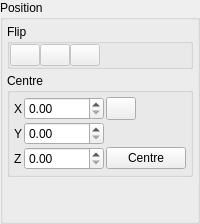
      <widget class="QWidget" name="PositionPage" >
       <layout class="QVBoxLayout" >
        <property name="margin" >
         <number>0</number>
        </property>
        <property name="spacing" >
         <number>2</number>
        </property>
        <item>
         <widget class="QGroupBox" name="PositionGroup" >
          <property name="title" >
           <string>Position</string>
          </property>
          <layout class="QVBoxLayout" >
           <property name="margin" >
            <number>4</number>
           </property>
           <property name="spacing" >
            <number>4</number>
           </property>
           <item>
            <widget class="QGroupBox" name="FlipGroup" >
             <property name="sizePolicy" >
              <sizepolicy>
               <hsizetype>7</hsizetype>
               <vsizetype>0</vsizetype>
               <horstretch>0</horstretch>
               <verstretch>0</verstretch>
              </sizepolicy>
             </property>
             <property name="title" >
              <string>Flip</string>
             </property>
             <layout class="QHBoxLayout" >
              <property name="margin" >
               <number>0</number>
              </property>
              <property name="spacing" >
               <number>0</number>
              </property>
              <item>
               <layout class="QHBoxLayout" >
                <property name="margin" >
                 <number>0</number>
                </property>
                <property name="spacing" >
                 <number>0</number>
                </property>
                <item>
                 <widget class="QPushButton" name="FlipXButton" >
                  <property name="enabled" >
                   <bool>false</bool>
                  </property>
                  <property name="sizePolicy" >
                   <sizepolicy>
                    <hsizetype>0</hsizetype>
                    <vsizetype>0</vsizetype>
                    <horstretch>0</horstretch>
                    <verstretch>0</verstretch>
                   </sizepolicy>
                  </property>
                  <property name="maximumSize" >
                   <size>
                    <width>30</width>
                    <height>30</height>
                   </size>
                  </property>
                  <property name="toolTip" >
                   <string>Flip current selection about X axis</string>
                  </property>
                  <property name="text" >
                   <string/>
                  </property>
                  <property name="icon" >
                   <iconset resource="icons.qrc" >:/transform/icons/transform_flipx.svg</iconset>
                  </property>
                  <property name="checkable" >
                   <bool>false</bool>
                  </property>
                 </widget>
                </item>
                <item>
                 <widget class="QPushButton" name="FlipYButton" >
                  <property name="enabled" >
                   <bool>false</bool>
                  </property>
                  <property name="sizePolicy" >
                   <sizepolicy>
                    <hsizetype>0</hsizetype>
                    <vsizetype>0</vsizetype>
                    <horstretch>0</horstretch>
                    <verstretch>0</verstretch>
                   </sizepolicy>
                  </property>
                  <property name="maximumSize" >
                   <size>
                    <width>30</width>
                    <height>30</height>
                   </size>
                  </property>
                  <property name="toolTip" >
                   <string>Flip current selection about Y axis</string>
                  </property>
                  <property name="text" >
                   <string/>
                  </property>
                  <property name="icon" >
                   <iconset resource="icons.qrc" >:/transform/icons/transform_flipy.svg</iconset>
                  </property>
                  <property name="checkable" >
                   <bool>false</bool>
                  </property>
                 </widget>
                </item>
                <item>
                 <widget class="QPushButton" name="FlipZButton" >
                  <property name="enabled" >
                   <bool>false</bool>
                  </property>
                  <property name="sizePolicy" >
                   <sizepolicy>
                    <hsizetype>0</hsizetype>
                    <vsizetype>0</vsizetype>
                    <horstretch>0</horstretch>
                    <verstretch>0</verstretch>
                   </sizepolicy>
                  </property>
                  <property name="maximumSize" >
                   <size>
                    <width>30</width>
                    <height>30</height>
                   </size>
                  </property>
                  <property name="toolTip" >
                   <string>Flip current selection about Z axis</string>
                  </property>
                  <property name="text" >
                   <string/>
                  </property>
                  <property name="icon" >
                   <iconset resource="icons.qrc" >:/transform/icons/transform_flipz.svg</iconset>
                  </property>
                  <property name="checkable" >
                   <bool>false</bool>
                  </property>
                 </widget>
                </item>
                <item>
                 <spacer>
                  <property name="orientation" >
                   <enum>Qt::Horizontal</enum>
                  </property>
                  <property name="sizeHint" >
                   <size>
                    <width>40</width>
                    <height>20</height>
                   </size>
                  </property>
                 </spacer>
                </item>
               </layout>
              </item>
             </layout>
            </widget>
           </item>
           <item>
            <widget class="QGroupBox" name="CentreGroup" >
             <property name="sizePolicy" >
              <sizepolicy>
               <hsizetype>1</hsizetype>
               <vsizetype>5</vsizetype>
               <horstretch>0</horstretch>
               <verstretch>0</verstretch>
              </sizepolicy>
             </property>
             <property name="title" >
              <string>Centre</string>
             </property>
             <layout class="QHBoxLayout" >
              <property name="margin" >
               <number>4</number>
              </property>
              <property name="spacing" >
               <number>4</number>
              </property>
              <item>
               <layout class="QGridLayout" >
                <property name="margin" >
                 <number>0</number>
                </property>
                <property name="spacing" >
                 <number>2</number>
                </property>
                <item row="1" column="1" >
                 <widget class="QDoubleSpinBox" name="CentreYSpin" >
                  <property name="sizePolicy" >
                   <sizepolicy>
                    <hsizetype>7</hsizetype>
                    <vsizetype>0</vsizetype>
                    <horstretch>0</horstretch>
                    <verstretch>0</verstretch>
                   </sizepolicy>
                  </property>
                 </widget>
                </item>
                <item row="0" column="1" >
                 <widget class="QDoubleSpinBox" name="CentreXSpin" >
                  <property name="sizePolicy" >
                   <sizepolicy>
                    <hsizetype>7</hsizetype>
                    <vsizetype>0</vsizetype>
                    <horstretch>0</horstretch>
                    <verstretch>0</verstretch>
                   </sizepolicy>
                  </property>
                 </widget>
                </item>
                <item row="0" column="0" >
                 <widget class="QLabel" name="label_39" >
                  <property name="sizePolicy" >
                   <sizepolicy>
                    <hsizetype>1</hsizetype>
                    <vsizetype>5</vsizetype>
                    <horstretch>0</horstretch>
                    <verstretch>0</verstretch>
                   </sizepolicy>
                  </property>
                  <property name="text" >
                   <string>X</string>
                  </property>
                 </widget>
                </item>
                <item row="2" column="1" >
                 <widget class="QDoubleSpinBox" name="CentreZSpin" >
                  <property name="sizePolicy" >
                   <sizepolicy>
                    <hsizetype>7</hsizetype>
                    <vsizetype>0</vsizetype>
                    <horstretch>0</horstretch>
                    <verstretch>0</verstretch>
                   </sizepolicy>
                  </property>
                 </widget>
                </item>
                <item row="1" column="0" >
                 <widget class="QLabel" name="label_40" >
                  <property name="sizePolicy" >
                   <sizepolicy>
                    <hsizetype>1</hsizetype>
                    <vsizetype>5</vsizetype>
                    <horstretch>0</horstretch>
                    <verstretch>0</verstretch>
                   </sizepolicy>
                  </property>
                  <property name="text" >
                   <string>Y</string>
                  </property>
                 </widget>
                </item>
                <item row="2" column="0" >
                 <widget class="QLabel" name="label_41" >
                  <property name="sizePolicy" >
                   <sizepolicy>
                    <hsizetype>1</hsizetype>
                    <vsizetype>5</vsizetype>
                    <horstretch>0</horstretch>
                    <verstretch>0</verstretch>
                   </sizepolicy>
                  </property>
                  <property name="text" >
                   <string>Z</string>
                  </property>
                 </widget>
                </item>
                <item row="0" column="2" >
                 <widget class="QPushButton" name="DefineCentreButton" >
                  <property name="maximumSize" >
                   <size>
                    <width>30</width>
                    <height>30</height>
                   </size>
                  </property>
                  <property name="toolTip" >
                   <string>Define centre from current selection</string>
                  </property>
                  <property name="text" >
                   <string/>
                  </property>
                  <property name="icon" >
                   <iconset resource="icons.qrc" >:/basic/icons/basic_define.svg</iconset>
                  </property>
                 </widget>
                </item>
                <item row="2" column="2" >
                 <widget class="QPushButton" name="CentreSelectionButton" >
                  <property name="toolTip" >
                   <string>Centre current selection at specified coordinates</string>
                  </property>
                  <property name="text" >
                   <string>Centre</string>
                  </property>
                 </widget>
                </item>
               </layout>
              </item>
             </layout>
            </widget>
           </item>
           <item>
            <spacer>
             <property name="orientation" >
              <enum>Qt::Vertical</enum>
             </property>
             <property name="sizeHint" >
              <size>
               <width>20</width>
               <height>40</height>
              </size>
             </property>
            </spacer>
           </item>
          </layout>
         </widget>
        </item>
       </layout>
      </widget>
